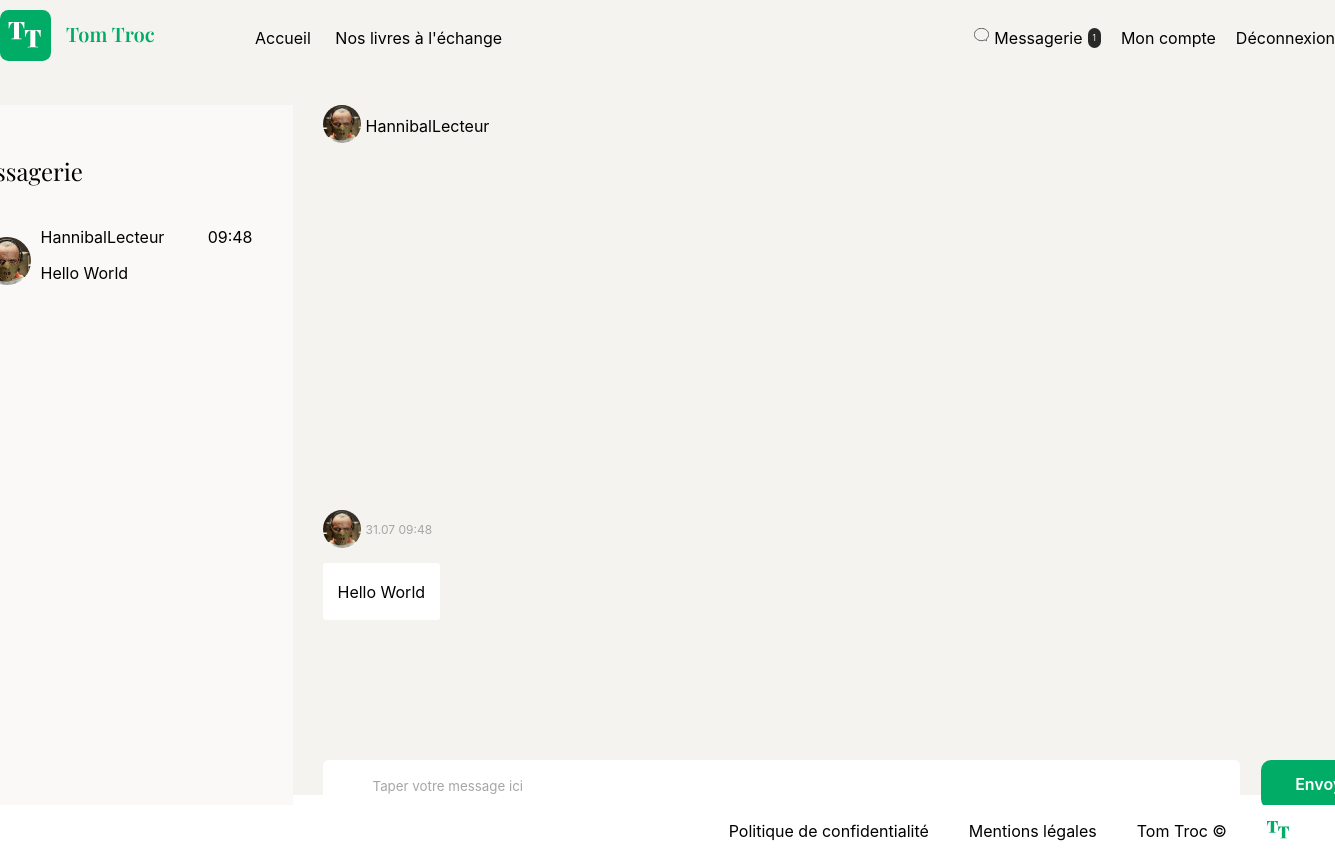
The app's page /index.php?action=myMessages&sender_id=0 (signed in) with its own data.
### tables this page shows
CREATE TABLE `user` (
  `id` int(11) NOT NULL,
  `nickname` varchar(255) NOT NULL,
  `login` varchar(255) NOT NULL,
  `password` varchar(255) NOT NULL,
  `img_link` varchar(255) NOT NULL,
  `registration_date` datetime NOT NULL
);

CREATE TABLE `message` (
  `id` int(11) NOT NULL,
  `sender_id` int(11) NOT NULL,
  `recipient_id` int(11) NOT NULL,
  `content` text NOT NULL,
  `created_at` datetime NOT NULL
);

### views/View.php (called while the page is built, shortened)
<?php
class View
{
    public function render(string $viewName, array $params = []) : void
    {
        $viewPath = $this->buildViewPath($viewName);
        $content = $this->_renderViewFromTemplate($viewPath, $params);
    }
    private function _renderViewFromTemplate(string $viewPath, array $params = []) : string
    {
        if (file_exists($viewPath)) {
            extract($params);
            require($viewPath);
            return ob_get_clean();
        } else {
            throw new Exception("La vue '$viewPath' est introuvable.");
        }
    }
    private function buildViewPath(string $viewName) : string
    {
        return TEMPLATE_VIEW_PATH . $viewName . '.php';
    }
}

### controllers/UserController.php (called while the page is built, shortened)
<?php
class UserController
{
    public function showMyMessagesPage($sender = null) : void
    {
        $view = new View("Mes messages");
        $messageManager = new MessageManager();
        $allMessages = [];
        $lastMessages = $messageManager->getAllSendersByUserId();
        if(!empty($sender)){
            $allMessages = $messageManager->getConversationWithSomeone($sender->getId());
        }
        $view->render("mailBox", [
            'lastMessages' => $lastMessages,
            'allMessages' => $allMessages,
            'sender' => $sender,
        ]);
    }
}

### index.php (called while the page is built, shortened)
<?php
$action = Utils::request('action', 'home');
try {
    switch ($action) {
        case 'myMessages':
            $userController = new UserController();
            $messageManager = new MessageManager();
            if ($_GET['sender_id'] == 0) {
                $last_message = $messageManager->getAllSendersByUserId();
                if (!empty($last_message)) {
                    $last_sender_id = $last_message[0]->sender->getId();
                    $sender = $messageManager->getSenderById($last_sender_id);
                } else
                {
                    $sender = $messageManager->getSenderById($_SESSION['idUser']);
                }
            } else {
                $sender = $messageManager->getSenderById($_GET['sender_id']);
            }
            if (isset($sender)) {
                $userController->showMyMessagesPage($sender);
            }
            break;
    }
} catch (Exception $e) {
    $errorView = new View('Erreur');
    $errorView->render('errorPage', ['errorMessage' => $e->getMessage()]);
}

### models/DBManager.php (called while the page is built, shortened)
<?php
class DBManager
{
    private static $instance;
    private $db;
    private function __construct()
    {
        $this->db = new PDO('mysql:host=' . DB_HOST . ';dbname=' . DB_NAME . ';charset=utf8', DB_USER, DB_PASS);
        $this->db->setAttribute(PDO::ATTR_ERRMODE, PDO::ERRMODE_EXCEPTION);
        $this->db->setAttribute(PDO::ATTR_DEFAULT_FETCH_MODE, PDO::FETCH_ASSOC);
    }
    public static function getInstance() : DBManager
    {
        if (!self::$instance) {
            self::$instance = new DBManager();
        }
        return self::$instance;
    }
    public function query(string $sql, ?array $params = null) : PDOStatement
    {
        if ($params == null) {
            $query = $this->db->query($sql);
        } else {
            $query = $this->db->prepare($sql);
            $query->execute($params);
        }
        return $query;
    }
}

### models/MessageManager.php (called while the page is built, shortened)
<?php
class MessageManager extends AbstractEntityManager
{
    public function getConversationWithSomeone(int $sender_id) : array
    {
        $sql = "SELECT * FROM message WHERE (message.recipient_id = :recipient_id AND message.sender_id = :sender_id) OR (message.sender_id = :recipient_id AND message.recipient_id = :sender_id) ORDER BY created_at";
        $result = $this->db->query($sql,
        [
            'sender_id' => $sender_id,
            'recipient_id' => $_SESSION['idUser']
        ]);
        $messages = [];
        while ($message = $result->fetch()) {
            $sender = self::getSenderById($message['sender_id']);
            $newMessage = new Message($message);
            $newMessage->sender = $sender;
            array_push($messages, $newMessage);
        }
        return $messages;
    }
    public function getAllSendersByUserId() : array
    {
        $sql = "SELECT m.sender_id, m.content, m.created_at FROM message m JOIN (SELECT sender_id, MAX(created_at) as date_recente FROM message GROUP BY sender_id) last_message ON m.sender_id = last_message.sender_id AND m.created_at = last_message.date_recente  WHERE m.recipient_id = :id ORDER BY m.created_at DESC";
        $result = $this->db->query($sql, ['id' => $_SESSION['idUser']]);
        $messages = [];
        while ($message = $result->fetch()) {
            $sender = self::getSenderById($message['sender_id']);
            $newMessage = new Message($message);
            $newMessage->sender = $sender;
            array_push($messages, $newMessage);
        }
        return $messages;
    }
    public function getSenderById(int $id) : ?User
    {
        $sql = "SELECT nickname, img_link, id FROM user WHERE user.id = :id";
        $result = $this->db->query($sql, ['id' => $id]);
        $user = $result->fetch();
        if ($user) {
            return new User($user);
        }
        return null;
    }
}

### models/AbstractEntity.php (called while the page is built, shortened)
<?php
abstract class AbstractEntity
{
    protected int $id = -1;
    protected function hydrate(array $data) : void
    {
        foreach ($data as $key => $value) {
            $method = 'set' . str_replace('_', '', ucwords($key, '_'));
        }
    }
    public function setId(int $id) : void
    {
        $this->id = $id;
    }
    public function getId() : int
    {
        return $this->id;
    }
}

### models/Message.php (called while the page is built, shortened)
<?php
 class Message extends AbstractEntity
 {
    public function setCreatedAt(string|DateTime $created_at, string $format = 'Y-m-d H:i:s') : void
    {
        if (is_string($created_at)) {
            $created_at = DateTime::createFromFormat($format, $created_at);
        }
        $this->created_at = $created_at;
    }
    public function setContent(string $content) : void
    {
        $this->content = $content;
    }
}

### models/User.php (called while the page is built, shortened)
<?php
 class User extends AbstractEntity
 {
    public function setNickname(string $nickname) : void
    {
        $this->nickname = $nickname;
    }
    public function setImgLink(string $img_link) : void
    {
        $this->img_link = $img_link;
    }
}

### views/templates/mailBox.php (the view, shortened to what this page needs)
<section class="myMessages-section">
    <div class="myMessages-container">
        <div class="messages">
            <div>
                <h2>Messagerie</h2>
            </div>
            <div class="allMessages">
                <?php foreach ($lastMessages as $lastmessage) { ?>
                    <a href="index.php?action=myMessages&sender_id=<?= $lastmessage->sender->getId() ?>">
                        <div class="message-preview-row <?php if ($lastmessage->sender->getId() == $_GET['sender_id']) {echo 'active';} ?>">
                            <div class="message-preview-picture">
                                <img src="views/assets/user-images/<?= $lastmessage->sender->img_link ?>" width="48px" height="48px" alt="Photo de profil de l'utilisateur <?= $lastmessage->sender->nickname ?>">
                            </div>
                            <div class="message-preview-group">
                                <div class="message-preview-header">
                                    <div class="sender"><?= $lastmessage->sender->nickname ?></div>
                                    <div class="created-at"><span><?= $lastmessage->created_at->format('H:i') ?></span></div>
                                </div>
                                <div class="message-preview-detail">
                                    <p><?= $lastmessage->content ?></p>
                                </div>
                            </div>
                        </div>
                    </a>
                <?php } if (empty($lastMessages)) { ?> <p>Aucun message reçu.</p><?php } ?>
            </div>
        </div>
        <div class="tchat">
            <div class="tchat-recipient">
                <span>
                    <img src="views/assets/user-images/<?=$sender->img_link ?>" class="rounded-image" width="38px" height="38px" alt="Photo de profil de l'utilisateur <?= $sender->nickname ?>">
                </span>
                <span><?= $sender->nickname ?></span>
            </div>
            <div class="tchat-conversation">
                <?php foreach ($allMessages as $message) { ?>
                    <div class="message-row <?php if ($message->sender->getId() == $_SESSION['idUser']) {echo 'myself';} ?>">
                        <div class="date-message">
                        <?php if ($message->sender->getId() !== $_SESSION['idUser']) { ?> <img src="views/assets/user-images/<?= $message->sender->img_link ?>" class="rounded-image" width="38px" height="38px" alt="Photo de profil de l'utilisateur <?= $lastmessage->sender->nickname ?>"><?php } ?><span><?= $message->created_at->format('d.m H:i') ?></span>
                        </div>
                        <div class="message-details">
                            <p><?= $message->content ?></p>
                        </div>
                    </div>
                <?php } if (empty($allMessages)) { ?> <p>Aucun messages reçu pour l'instant, n'hésitez pas à aller parler aux autres membres !</p><?php }?>
            </div>
            <div class="tchat-new-message">
                <form action="index.php?action=sendMessage" method="post">
                    <input type="text" placeholder="Taper votre message ici"  name="content" id="content" value="">
                    <button class="btn btn-send-message">Envoyer</button>
                </form>
            </div>
        </div>
    </div>
</section>

### css/style.css (style rules this page uses)
* { font-family: Inter; }
section { width: 100%; }
a { text-decoration: none; color: unset; }
h2 { font-family: Playfair Display; font-weight: 400; }
body { margin: unset; }
.btn { padding: 22px 38px 22px 38px; color: white; background-color: #00AC66; border: none; border-radius: 10px; font-size: 16px; font-weight: 600; line-height: 19.36px; text-align: center; cursor: pointer; }
.myMessages-section { display: flex; justify-content: center; background: var(--Gris-clair, #F5F3EF); }
.myMessages-container { display: flex; padding: 30px 0 0 0px; }
.messages { background-color: #FAF9F7; height: 893px; width: 330px; }
.message-preview-row { display: flex; align-items: center; padding: 20px; }
.message-preview-row img { border-radius: 50%; }
.message-preview-group { width: 100%; padding-left: 10px; padding-right: 20px }
.message-preview-header { display: flex; justify-content: space-between; }
.tchat { width: 1070px; padding-left: 30px; background-color: #F5F3EF; }
.tchat-recipient { display: flex; align-items: center; }
.tchat-conversation { height: 70%; display: flex; flex-direction: column; justify-content: end; }
.tchat-new-message { padding-top: 130px; }
.tchat-new-message form { width: 100%; display: flex; gap: 21px; }
.tchat-new-message input { width: 100%; height: 49px; padding-left: 50px; border: none; border-radius: 6px; background-color: #FFF; }
.tchat-new-message input::placeholder { color: #A6A6A6; }
.btn-send-message { display: flex; width: 132px; height: 49px; padding: 22px 38px; justify-content: center; align-items: center; }
.message-row { margin: 10px 0; }
.date-message { display: flex; align-items: center; color: #A6A6A6; font-family: Inter; font-size: 12px; font-style: normal; font-weight: 400; line-height: normal; }
.date-message img { border-radius: 50%; margin-right: 5px; }
.rounded-image { border-radius: 50%; margin-right: 5px; }
.message-details { display: flex; align-items: center; margin-top: 15px; }
.message-details p { display: flex; align-items: center; margin: unset; padding: 10px 15px; background-color: #FFF; height: 37px; border-radius: 3px; }
.myMessages-section, .myAccount-section, .book-details { min-height: 90vh; }
.messages { padding-left: 20px; padding-top: 30px; height: 100%; }

### records on screen
user: img_link (picture), nickname "HannibalLecteur", format "09:48", content "Hello World"
message: user.img_link (picture), created_at "31.07 09:48", content "Hello World"
